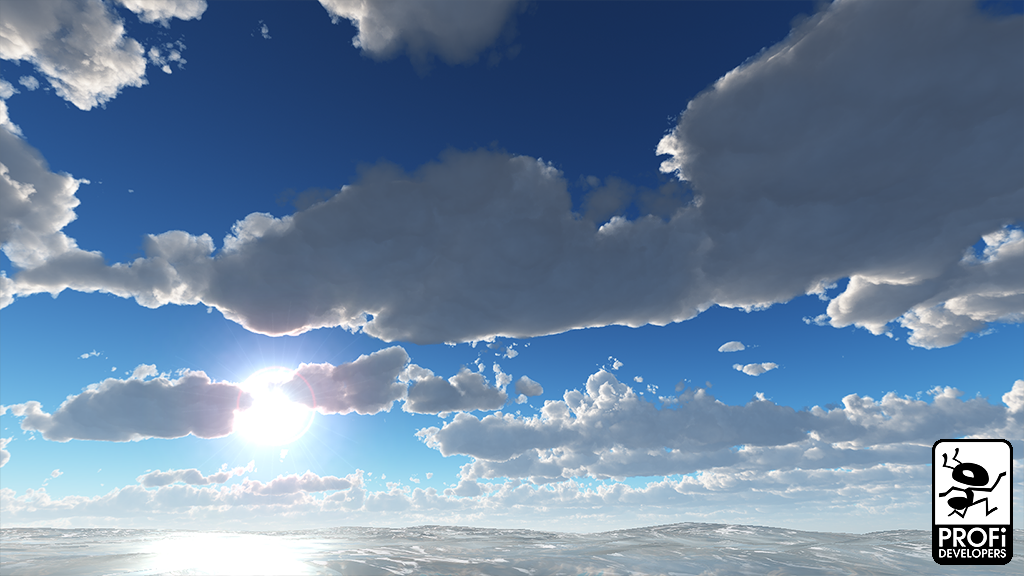
#> input picture grasp_sampler/skybox.png, 1024 x 576 px
$ python -i transform.py   (imports and definitions only)
#> lines starting #> are read from the running program, lines starting #| are printed output that depends on the picture
import cv2 as cv
import numpy as np
import os
import matplotlib.pyplot as plt
from PIL import Image
import random
import pandas as pd
from utils.augmentations import AugmentImage as apply
# [1 line not run here, left out]

def augment_data(image,
                  image_size = 256,
                  p_hsv = 1.0, hgain = 0.015, sgain=0.2, vgain=0.2,
                  p_grey = 0.0,
                  p_blur = 0.0,
                  p_clahe = 0.2,
                  p_shuffle = 0.2,
                  p_post = 0.0,
                  p_gauss = 0.2,
                  mode = 'test',
                  seed = None):
    """
    Apply various transformations to an input image.

    Args:

    Returns:
        np.ndarray: Transformed image.
    """

    if mode == 'train':
        # convert rgba to rgb
        image = apply.rgba_to_rgb(image)
        # convert rgb to bgr
        image = apply.rgb_to_bgr(image)

        image = apply.center_crop(image, crop_height=250, crop_width=380)

        # resize image
        image = apply.resize(image, image_size)

        height, width = image.shape[:2]

        #image = apply.posterize(image, p = p_post, seed = seed)

        #image = apply.greyscale(image, p = p_grey, seed = seed)

        #image = apply.blur(image, p = p_blur, seed = seed)

        image = apply.clahe(image, p = p_clahe, seed = seed)

        image = apply.hsv_augment(image, hgain = hgain, sgain = sgain, vgain = vgain, p = p_hsv, seed = seed)

        image = apply.gauss_noise(image, mean=0, std = 2, p = p_gauss)

        image = apply.shuffle_channel(image, p = p_shuffle, seed = seed)


    elif mode == 'test':
        # convert rgb to bgr
        image = apply.rgb_to_bgr(image)
        image = apply.center_crop(image, crop_height=250, crop_width=380)
        # resize image
        image = apply.resize(image, image_size)
        height, width = image.shape[:2]
        # conver to opencv format for augmentations

    image = apply.resize(image, width)
    # convert brg to rgb
    image = cv.cvtColor(image, cv.COLOR_BGR2RGB)
    # normalise # consistent with ImageNet backbone
    image = apply.normalize(image) #, mean = [0.485, 0.456, 0.406], std = [0.229, 0.244, 0.255])


    return image

>>> import cv2
>>> picture = cv2.imread('../../grasp_sampler/skybox.png', cv2.IMREAD_GRAYSCALE)
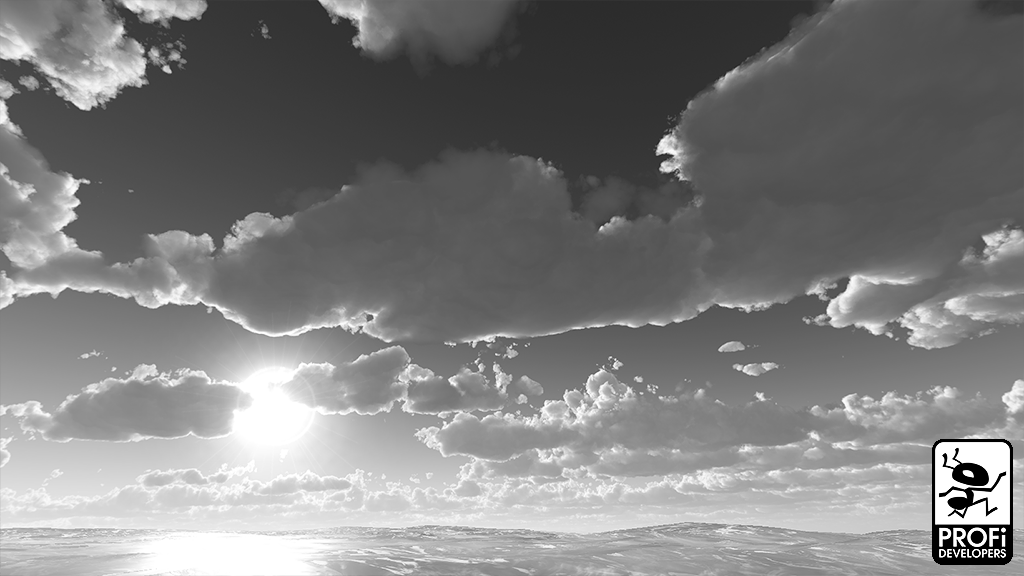
#> picture: shape (576, 1024); min 0, max 255, mean 126.1
>>> result = augment_data(picture)
#> (the run stopped early here; a loop or call above may not have finished)
